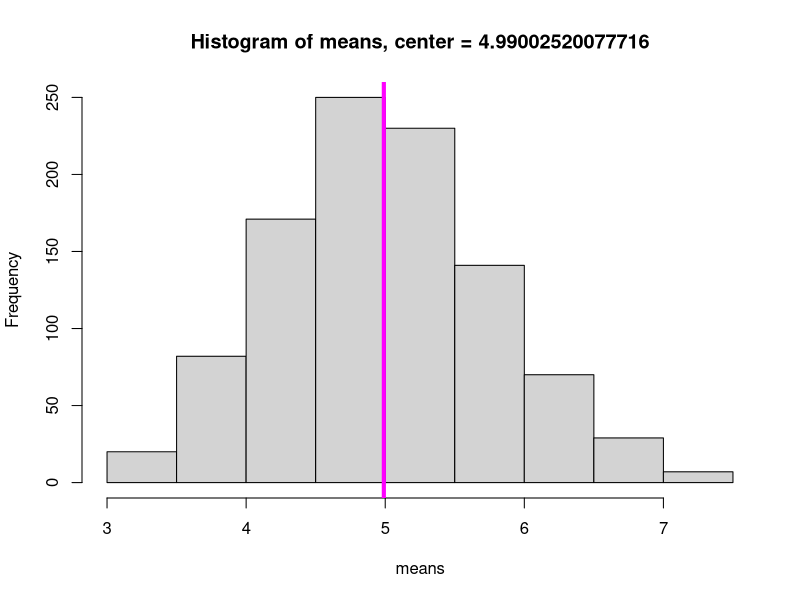
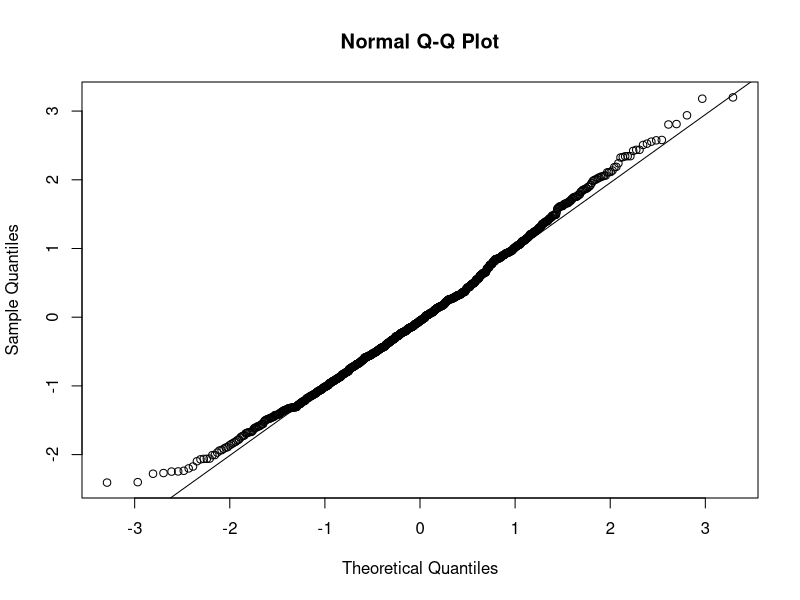

Source code (R) for these figures, in order:
## ---- chunk 1
library(ggplot2)
## ---- chunk 2
set.seed(1)
lambda <- 0.2
nm <- 40
reps <- 1000
means = NULL
for (i in 1:reps){
        means = c(means, mean(rexp(nm, lambda)))
}
sim.mean <- mean(means)
hist(means,
     main = paste("Histogram of means, center = ",sim.mean, sep=""))
abline( v = sim.mean, col = "magenta", lwd =4)
## ---- chunk 3
var(means)
## ---- chunk 4
1/(lambda^2*nm)
## ---- chunk 5
qqnorm((means-sim.mean)/sqrt(var(means)))
qqline((means-sim.mean)/sqrt(var(means)))
